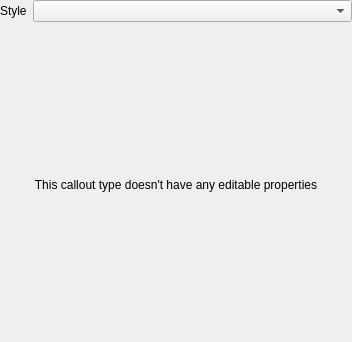
<?xml version="1.0" encoding="UTF-8"?>
<ui version="4.0">
 <class>QgsCalloutPanelWidgetBase</class>
 <widget class="QgsPanelWidget" name="QgsCalloutPanelWidgetBase">
  <property name="geometry">
   <rect>
    <x>0</x>
    <y>0</y>
    <width>352</width>
    <height>342</height>
   </rect>
  </property>
  <property name="windowTitle">
   <string>Callout</string>
  </property>
  <layout class="QGridLayout" name="gridLayout" columnstretch="0,1">
   <property name="leftMargin">
    <number>0</number>
   </property>
   <property name="topMargin">
    <number>0</number>
   </property>
   <property name="rightMargin">
    <number>0</number>
   </property>
   <property name="bottomMargin">
    <number>0</number>
   </property>
   <item row="0" column="0">
    <widget class="QLabel" name="label_11">
     <property name="text">
      <string>Style</string>
     </property>
    </widget>
   </item>
   <item row="0" column="1">
    <widget class="QComboBox" name="mCalloutStyleComboBox"/>
   </item>
   <item row="1" column="0" colspan="2">
    <widget class="QStackedWidget" name="mCalloutStackedWidget">
     <widget class="QWidget" name="pageDummy">
      <layout class="QVBoxLayout" name="verticalLayout_19">
       <item>
        <widget class="QLabel" name="label_45">
         <property name="text">
          <string>This callout type doesn't have any editable properties</string>
         </property>
         <property name="alignment">
          <set>Qt::AlignCenter</set>
         </property>
         <property name="wordWrap">
          <bool>true</bool>
         </property>
        </widget>
       </item>
      </layout>
     </widget>
    </widget>
   </item>
  </layout>
 </widget>
 <customwidgets>
  <customwidget>
   <class>QgsPanelWidget</class>
   <extends>QWidget</extends>
   <header>qgspanelwidget.h</header>
   <container>1</container>
  </customwidget>
 </customwidgets>
 <resources/>
 <connections/>
</ui>
